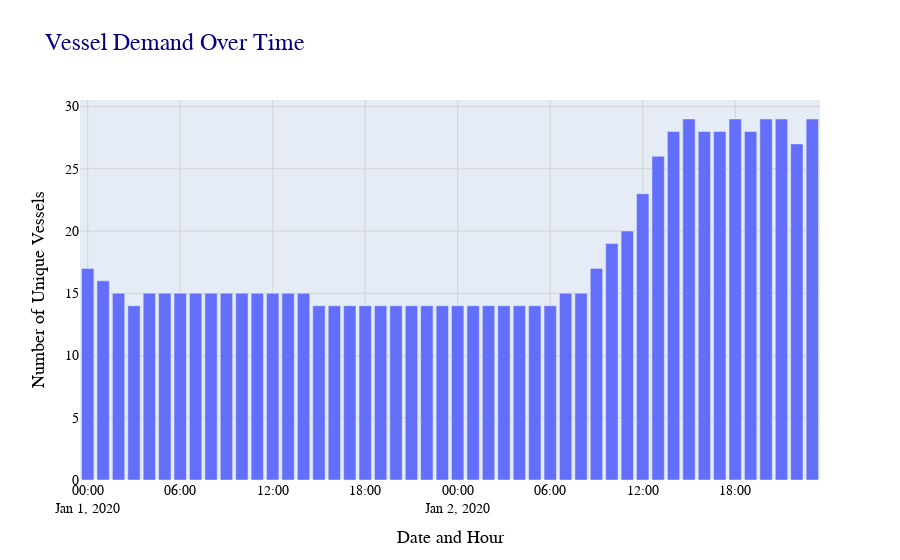

The notebook cell saved with this chart:
### Code cell
# Plot
fig = px.bar(vessel_df, x='date_hour_combined', y='distinct_vessels', title='Vessel Demand Over Time',
              hover_data={'date_hour_combined': '|%Y-%m-%d %H:%M:%S', 'distinct_vessels': True})

# Customizing layout
fig.update_layout(
    title_font_color="navy",
    title_font_family="Calibri",
    title_font_size=24,
    xaxis_title="Date and Hour",
    yaxis_title="Number of Unique Vessels",
    xaxis=dict(
        title_font_family="Calibri",
        title_font_color="black",
        title_font_size=18,
        tickfont=dict(family="Calibri", size=14, color="black"),
        showgrid=True,
        gridcolor="lightgray"
    ),
    yaxis=dict(
        title_font_family="Calibri",
        title_font_color="black",
        title_font_size=18,
        tickfont=dict(family="Calibri", size=14, color="black"),
        showgrid=True,
        gridcolor="lightgray"
    ),
    legend=dict(
        title="Legend",
        title_font_family="Calibri",
        title_font_size=16,
        font=dict(family="Calibri", size=14, color="black"),
        bgcolor="rgba(255, 255, 255, 0.5)",
        bordercolor="black",
        borderwidth=1
    ),
   # plot_bgcolor='rgba(0,0,0,0)' , # Make plot background fully transparent
    hoverlabel=dict(
        bgcolor="white",  # Set background color of hover label
        font=dict(family="Calibri", size=15, color="black"))  # Set font properties of hover label
)

fig.show()

### Figure 1 — Plotly figure (JSON) as saved in the notebook; plotly's stock layout.template omitted (floating-point values rounded to 4 significant figures)
{"data": [{"alignmentgroup": "True", "hovertemplate": "date_hour_combined=%{x|%Y-%m-%d %H:%M:%S}<br>distinct_vessels=%{y}<extra></extra>", "legendgroup": "", "marker": {"color": "#636efa", "pattern": {"shape": ""}}, "name": "", "offsetgroup": "", "orientation": "v", "showlegend": false, "textposition": "auto", "type": "bar", "x": ["2020-01-01T00:00:00", "2020-01-01T01:00:00", "2020-01-01T02:00:00", "2020-01-01T03:00:00", "2020-01-01T04:00:00", "2020-01-01T05:00:00", "2020-01-01T06:00:00", "2020-01-01T07:00:00", "2020-01-01T08:00:00", "2020-01-01T09:00:00", "2020-01-01T10:00:00", "2020-01-01T11:00:00", "2020-01-01T12:00:00", "2020-01-01T13:00:00", "2020-01-01T14:00:00", "2020-01-01T15:00:00", "2020-01-01T16:00:00", "2020-01-01T17:00:00", "2020-01-01T18:00:00", "2020-01-01T19:00:00", "2020-01-01T20:00:00", "2020-01-01T21:00:00", "2020-01-01T22:00:00", "2020-01-01T23:00:00", "2020-01-02T00:00:00", "2020-01-02T01:00:00", "2020-01-02T02:00:00", "2020-01-02T03:00:00", "2020-01-02T04:00:00", "2020-01-02T05:00:00", "2020-01-02T06:00:00", "2020-01-02T07:00:00", "2020-01-02T08:00:00", "2020-01-02T09:00:00", "2020-01-02T10:00:00", "2020-01-02T11:00:00", "2020-01-02T12:00:00", "2020-01-02T13:00:00", "2020-01-02T14:00:00", "2020-01-02T15:00:00", "2020-01-02T16:00:00", "2020-01-02T17:00:00", "2020-01-02T18:00:00", "2020-01-02T19:00:00", "2020-01-02T20:00:00", "2020-01-02T21:00:00", "2020-01-02T22:00:00", "2020-01-02T23:00:00"], "xaxis": "x", "y": [17, 16, 15, 14, 15, 15, 15, 15, 15, 15, 15, 15, 15, 15, 15, 14, 14, 14, 14, 14, 14, 14, 14, 14, 14, 14, 14, 14, 14, 14, 14, 15, 15, 17, 19, 20, 23, 26, 28, 29, 28, 28, 29, 28, 29, 29, 27, 29], "yaxis": "y"}], "layout": {"autosize": true, "barmode": "relative", "hoverlabel": {"bgcolor": "white", "font": {"color": "black", "family": "Calibri", "size": 15}}, "legend": {"bgcolor": "rgba(255, 255, 255, 0.5)", "bordercolor": "black", "borderwidth": 1, "font": {"color": "black", "family": "Calibri", "size": 14}, "title": {"font": {"family": "Calibri", "size": 16}, "text": "Legend"}, "tracegroupgap": 0}, "title": {"font": {"color": "navy", "family": "Calibri", "size": 24}, "text": "Vessel Demand Over Time"}, "xaxis": {"anchor": "y", "autorange": true, "domain": [0, 1], "gridcolor": "lightgray", "range": ["2019-12-31 23:30", "2020-01-02 23:30"], "showgrid": true, "tickfont": {"color": "black", "family": "Calibri", "size": 14}, "title": {"font": {"color": "black", "family": "Calibri", "size": 18}, "text": "Date and Hour"}, "type": "date"}, "yaxis": {"anchor": "x", "autorange": true, "domain": [0, 1], "gridcolor": "lightgray", "range": [0, 30.53], "showgrid": true, "tickfont": {"color": "black", "family": "Calibri", "size": 14}, "title": {"font": {"color": "black", "family": "Calibri", "size": 18}, "text": "Number of Unique Vessels"}, "type": "linear"}}}
